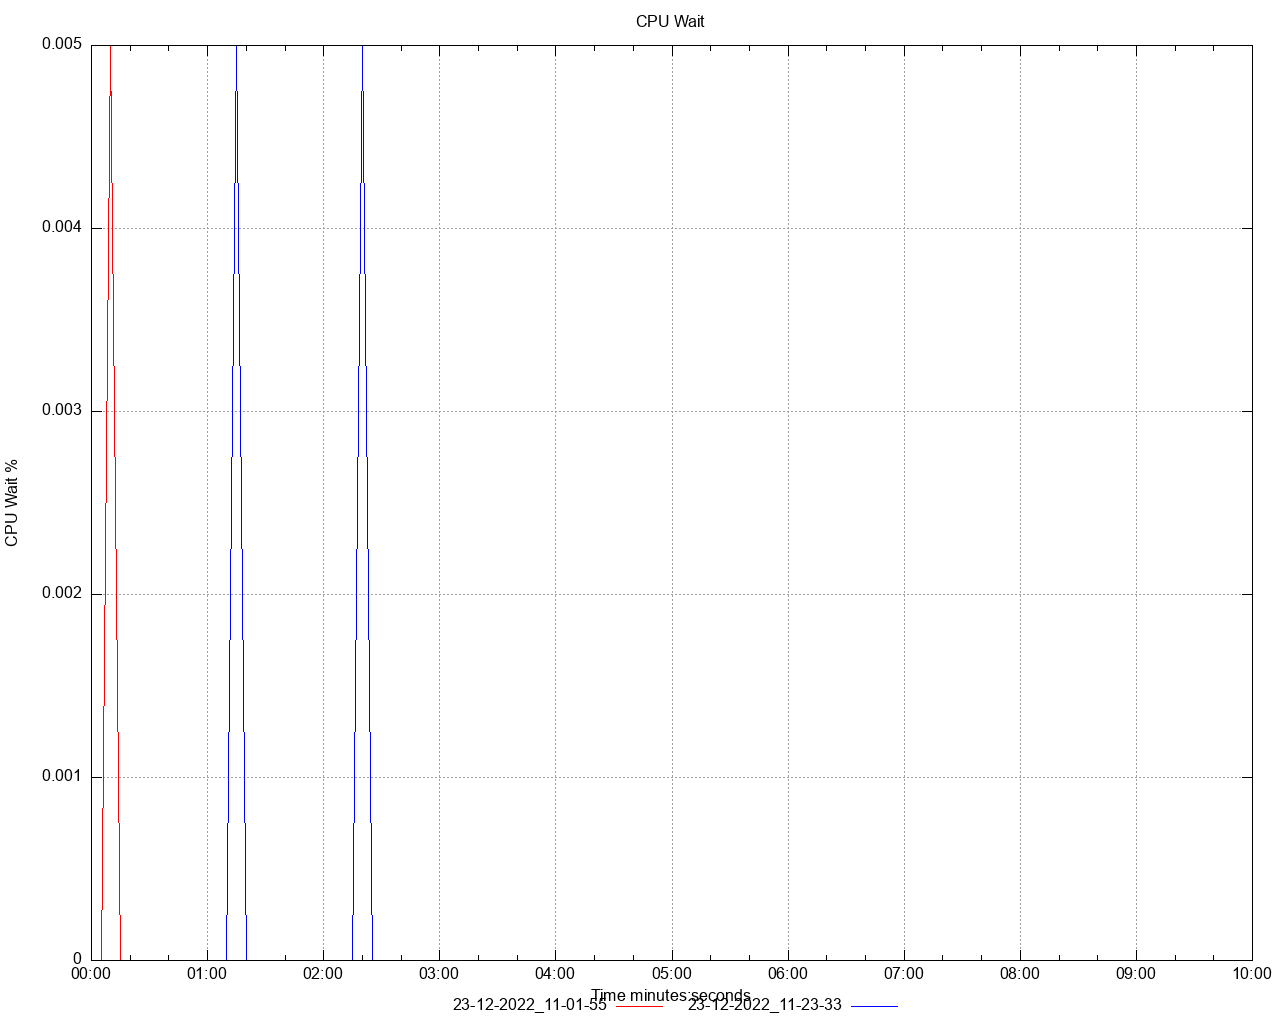

Generate this figure with gnuplot:
set title 'CPU Wait' noenhanced
set style data lines
set datafile separator ","
set terminal png size 1280,1024
set grid
set key below
set xdata time
set timefmt "%s"
offset = 0
t0(x)=(offset=($0==0) ? x : offset, x - offset)
set xlabel 'Time minutes:seconds'
set ylabel 'CPU Wait %'
set output '/Users/ahmet.mircik/Workspace/python/hazelcast-simulator/offload-benchmarks/report/dstat/cpu_wait_A3.png'
plot \
   '/Users/ahmet.mircik/Workspace/python/hazelcast-simulator/offload-benchmarks/report/data/cpu_wait_A3_1.data' using (t0(timecolumn(1))):2 title "23-12-2022_11-01-55" noenhanced lt rgb "red", \
   '/Users/ahmet.mircik/Workspace/python/hazelcast-simulator/offload-benchmarks/report/data/cpu_wait_A3_2.data' using (t0(timecolumn(1))):2 title "23-12-2022_11-23-33" noenhanced lt rgb "blue", \
